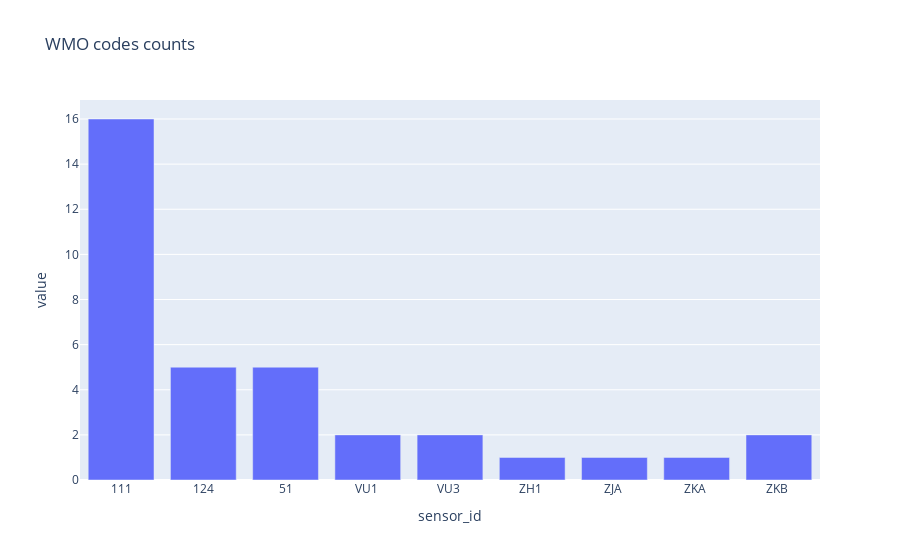

The cell this chart's notebook holds for it:
### Markdown cell above
## Counts and time series of the WMO sensors

### Code cell
df = data_sensor_clean.groupby(["sensor_id"]).count()
fig = px.bar(df, x=df.index, y='value', title = 'WMO codes counts')
fig.show()

### Figure 1 — Plotly figure (JSON) as saved in the notebook; plotly's stock layout.template omitted (floating-point values rounded to 4 significant figures)
{"data": [{"alignmentgroup": "True", "hovertemplate": "sensor_id=%{x}<br>value=%{y}<extra></extra>", "legendgroup": "", "marker": {"color": "#636efa", "pattern": {"shape": ""}}, "name": "", "offsetgroup": "", "orientation": "v", "showlegend": false, "textposition": "auto", "type": "bar", "x": ["111", "124", "51", "VU1 ", "VU3 ", "ZH1 ", "ZJA ", "ZKA ", "ZKB "], "xaxis": "x", "y": [16, 5, 5, 2, 2, 1, 1, 1, 2], "yaxis": "y"}], "layout": {"autosize": true, "barmode": "relative", "legend": {"tracegroupgap": 0}, "title": {"text": "WMO codes counts"}, "xaxis": {"anchor": "y", "autorange": true, "domain": [0, 1], "range": [-0.5, 8.5], "title": {"text": "sensor_id"}, "type": "category"}, "yaxis": {"anchor": "x", "autorange": true, "domain": [0, 1], "range": [0, 16.84], "title": {"text": "value"}, "type": "linear"}}}
